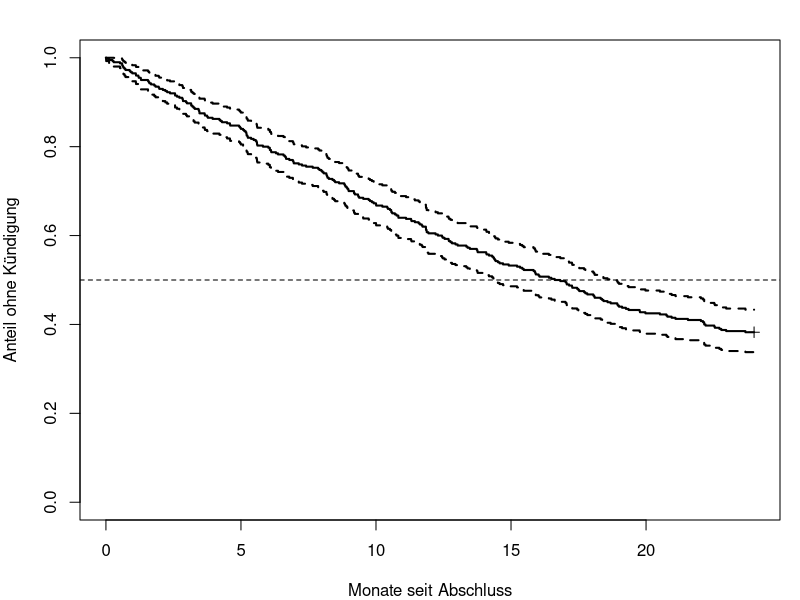
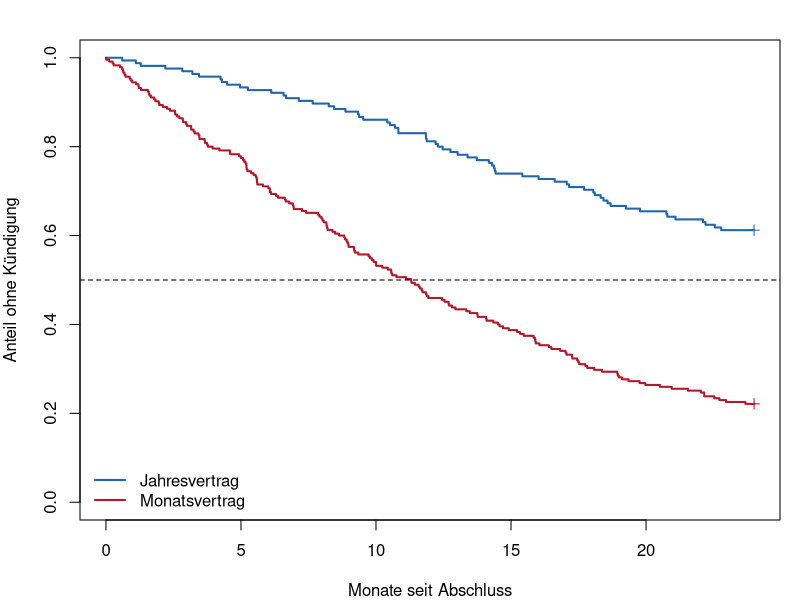

Recreate these plots in R, in order.
## ---- chunk 1
#| label: setup-r
#| include: false
library(survival)

# Beispieldaten: Abos eines Fitnessstudios, Stichtag nach 24 Monaten.
# Monatsabos kuendigen haeufiger, groessere Distanz erhoeht das Risiko.
# Die Zufallszahlen stammen aus einem einfachen Kongruenzgenerator, damit R
# und Python exakt dieselben Daten sehen.
lehmer <- function(saat, anzahl) {
  s <- saat
  raus <- numeric(anzahl)
  for (k in seq_len(anzahl)) {
    s <- (16807 * s) %% 2147483647
    raus[k] <- s / 2147483647
  }
  raus
}

n <- 400
vertrag <- factor(ifelse(lehmer(7001, n) < 0.55, "Monat", "Jahr"),
                  levels = c("Jahr", "Monat"))
distanz <- round(0.5 + 14.5 * lehmer(7002, n), 1)

# Exponentialverteilte Zeiten aus gleichverteilten Zufallszahlen
rate <- 0.018 * exp(0.85 * (vertrag == "Monat") + 0.045 * distanz)
zeit_ereignis <- -log(lehmer(7003, n)) / rate
stichtag <- 24

abo <- data.frame(
  zeit = pmin(zeit_ereignis, stichtag),
  status = as.integer(zeit_ereignis <= stichtag),
  vertrag = vertrag,
  distanz = distanz
)
## ---- chunk 2
#| label: b1-km-r
klein <- data.frame(
  zeit   = c(2, 3, 3, 5, 6, 7, 8, 8, 10, 12),
  status = c(1, 1, 1, 0, 1, 0, 1, 1, 0, 1)
)

k <- survfit(Surv(zeit, status) ~ 1, data = klein, conf.type = "log-log")
summary(k)
k
## ---- chunk 3
#| label: b2-km-r
table(status = abo$status)
round(prop.table(table(abo$status)), 3)

# Wann wird zensiert?
range(abo$zeit[abo$status == 0])

# Und wie verteilen sich Ereignisse und Zensierungen auf die Gruppen?
table(vertrag = abo$vertrag, status = abo$status)
## ---- chunk 4
#| label: fig-b3-km-r
#| fig-cap: "Beispiel 3: Überlebenskurve mit Konfidenzband. Die senkrechten Markierungen sind zensierte Beobachtungen."
kurve <- survfit(Surv(zeit, status) ~ 1, data = abo)
kurve

summary(kurve, times = c(3, 6, 12, 18, 24))

par(mar = c(4, 4, 2, 1))
plot(kurve, xlab = "Monate seit Abschluss", ylab = "Anteil ohne Kündigung",
     mark.time = TRUE, conf.int = TRUE, lwd = 2, ylim = c(0, 1))
abline(h = 0.5, lty = 2)
## ---- chunk 5
#| label: fig-b4-km-r
#| fig-cap: "Beispiel 4: getrennte Kurven nach Vertragsart."
kurve_gruppen <- survfit(Surv(zeit, status) ~ vertrag, data = abo)
kurve_gruppen

summary(kurve_gruppen, times = c(12, 24))

par(mar = c(4, 4, 2, 1))
plot(kurve_gruppen, col = c("#2166ac", "#b2182b"), lwd = 2, mark.time = TRUE,
     xlab = "Monate seit Abschluss", ylab = "Anteil ohne Kündigung",
     ylim = c(0, 1))
legend("bottomleft", legend = c("Jahresvertrag", "Monatsvertrag"),
       col = c("#2166ac", "#b2182b"), lwd = 2, bty = "n")
abline(h = 0.5, lty = 2)
## ---- chunk 6
#| label: b5-km-r
treue <- subset(abo, vertrag == "Jahr" & distanz < 5)

kurve_treue <- survfit(Surv(zeit, status) ~ 1, data = treue)
kurve_treue

summary(kurve_treue, times = c(6, 12, 18, 24))
